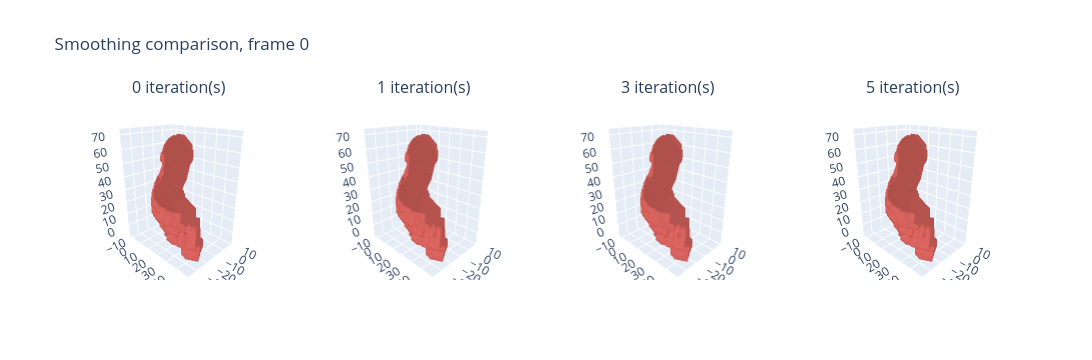

Here is the notebook cell this chart was saved with:
### Code cell
# 5. Smoothing assessment on the largest original-label RV frame.
from plotly.subplots import make_subplots
representative_frame = int(np.argmax(raw_rv_voxel_counts))
representative_raw = rv_frames[..., representative_frame]
representative_voxel_ml = raw_rv_voxel_counts[representative_frame] * voxel_volume_mm3 / 1000.0
smoothing_levels, smoothing_rows, smoothing_meshes = [0, 1, 3, 5], [], []
for iterations in smoothing_levels:
    candidate = keep_main_component(representative_raw)
    for _ in range(iterations):
        candidate = ndimage.binary_closing(candidate, iterations=1)
    candidate_mesh = frame_mesh(candidate, affine)
    tri = trimesh.Trimesh(vertices=candidate_mesh['vertices'], faces=candidate_mesh['faces'], process=False)
    volume_ml = abs(float(tri.volume)) / 1000.0
    percent_difference = 100.0 * abs(volume_ml - representative_voxel_ml) / representative_voxel_ml
    smoothing_rows.append({'iterations': iterations, 'mesh_ml': volume_ml, 'percent_difference': percent_difference})
    smoothing_meshes.append((iterations, candidate_mesh))
print(f'Representative frame: {representative_frame}; original-label voxel volume: {representative_voxel_ml:.3f} mL')
print('iterations | mesh volume (mL) | percent deviation from original-label volume')
for row in smoothing_rows:
    print(f"{row['iterations']:>10} | {row['mesh_ml']:>16.3f} | {row['percent_difference']:>44.2f}%")
acceptable_smoothing = [row['iterations'] for row in smoothing_rows if row['percent_difference'] <= 5.0]
# The 1, 3, and 5 iteration outputs are identical for this mask; retain the minimum
# effective setting so we do not imply extra smoothing where it produces no change.
recommended_smoothing = 1 if 1 in acceptable_smoothing else 0
print(f'Recommendation: SMOOTHING_ITERATIONS = {recommended_smoothing}. Iterations 1, 3, and 5 have the same measured volume here, so 1 is the minimum effective setting.')
comparison = make_subplots(rows=1, cols=4, specs=[[{'type': 'scene'}] * 4], subplot_titles=[f'{iterations} iteration(s)' for iterations, _ in smoothing_meshes])
for column, (iterations, mesh) in enumerate(smoothing_meshes, start=1):
    vertices, faces = mesh['vertices'], mesh['faces']
    comparison.add_trace(go.Mesh3d(x=vertices[:, 0], y=vertices[:, 1], z=vertices[:, 2], i=faces[:, 0], j=faces[:, 1], k=faces[:, 2], color='#d95f59', opacity=0.85, name=str(iterations), showscale=False), row=1, col=column)
comparison.update_layout(title=f'Smoothing comparison, frame {representative_frame}', width=1200, height=360)
comparison.update_scenes(aspectmode='data', camera=dict(eye=dict(x=1.6, y=-1.6, z=0.9), up=dict(x=0, y=0, z=1)))
comparison.show()

### Figure 1 — Plotly figure (JSON) as saved in the notebook; plotly's stock layout.template omitted (floating-point values rounded to 4 significant figures; data arrays with more than 128 entries replaced by an {"elided": "..."} marker saying what was removed)
{"data": [{"color": "#d95f59", "i": {"elided": "4140 int values"}, "j": {"elided": "4140 int values"}, "k": {"elided": "4140 int values"}, "name": "0", "opacity": 0.85, "scene": "scene", "showscale": false, "type": "mesh3d", "x": {"elided": "2070 float values"}, "y": {"elided": "2070 float values"}, "z": {"elided": "2070 float values"}}, {"color": "#d95f59", "i": {"elided": "4146 int values"}, "j": {"elided": "4146 int values"}, "k": {"elided": "4146 int values"}, "name": "1", "opacity": 0.85, "scene": "scene2", "showscale": false, "type": "mesh3d", "x": {"elided": "2073 float values"}, "y": {"elided": "2073 float values"}, "z": {"elided": "2073 float values"}}, {"color": "#d95f59", "i": {"elided": "4146 int values"}, "j": {"elided": "4146 int values"}, "k": {"elided": "4146 int values"}, "name": "3", "opacity": 0.85, "scene": "scene3", "showscale": false, "type": "mesh3d", "x": {"elided": "2073 float values"}, "y": {"elided": "2073 float values"}, "z": {"elided": "2073 float values"}}, {"color": "#d95f59", "i": {"elided": "4146 int values"}, "j": {"elided": "4146 int values"}, "k": {"elided": "4146 int values"}, "name": "5", "opacity": 0.85, "scene": "scene4", "showscale": false, "type": "mesh3d", "x": {"elided": "2073 float values"}, "y": {"elided": "2073 float values"}, "z": {"elided": "2073 float values"}}], "layout": {"annotations": [{"font": {"size": 16}, "showarrow": false, "text": "0 iteration(s)", "x": 0.1062, "xanchor": "center", "xref": "paper", "y": 1, "yanchor": "bottom", "yref": "paper"}, {"font": {"size": 16}, "showarrow": false, "text": "1 iteration(s)", "x": 0.3688, "xanchor": "center", "xref": "paper", "y": 1, "yanchor": "bottom", "yref": "paper"}, {"font": {"size": 16}, "showarrow": false, "text": "3 iteration(s)", "x": 0.6313, "xanchor": "center", "xref": "paper", "y": 1, "yanchor": "bottom", "yref": "paper"}, {"font": {"size": 16}, "showarrow": false, "text": "5 iteration(s)", "x": 0.8938, "xanchor": "center", "xref": "paper", "y": 1, "yanchor": "bottom", "yref": "paper"}], "height": 360, "scene": {"aspectmode": "data", "camera": {"eye": {"x": 1.6, "y": -1.6, "z": 0.9}, "up": {"x": 0, "y": 0, "z": 1}}, "domain": {"x": [0, 0.2125], "y": [0, 1]}}, "scene2": {"aspectmode": "data", "camera": {"eye": {"x": 1.6, "y": -1.6, "z": 0.9}, "up": {"x": 0, "y": 0, "z": 1}}, "domain": {"x": [0.2625, 0.475], "y": [0, 1]}}, "scene3": {"aspectmode": "data", "camera": {"eye": {"x": 1.6, "y": -1.6, "z": 0.9}, "up": {"x": 0, "y": 0, "z": 1}}, "domain": {"x": [0.525, 0.7375], "y": [0, 1]}}, "scene4": {"aspectmode": "data", "camera": {"eye": {"x": 1.6, "y": -1.6, "z": 0.9}, "up": {"x": 0, "y": 0, "z": 1}}, "domain": {"x": [0.7875, 1], "y": [0, 1]}}, "title": {"text": "Smoothing comparison, frame 0"}, "width": 1200}}
